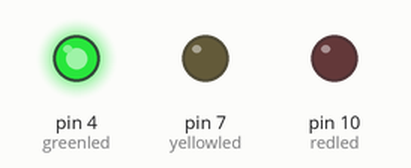
Recording of a sketch running on a simulated Arduino Uno, built with avr-gcc and run on an emulated ATmega328P. On the bench: output pins drawn as LEDs (lit = HIGH).

Above: at 2.5 s.
At 5.2 s:
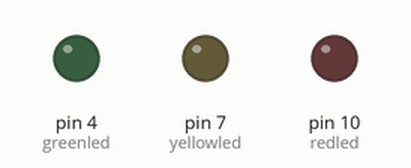
At 6.7 s:
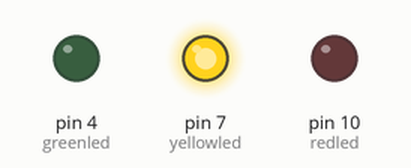
At 11.0 s:
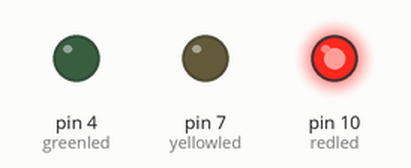
Timing chart, 0 to 17.6 s (numbered marks = the images above):
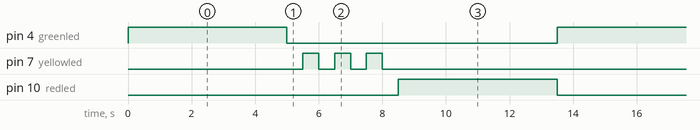

Measured:
- by itself, pin 4 (greenled), pin 10 (redled): alternates HIGH for 5.0 s and LOW for 8.5 s
- by itself, pin 7 (yellowled): repeats every 13.5 s: 2 × (LOW 0.50 s, HIGH 0.50 s), LOW 11.0 s, HIGH 0.50 s
- by itself, everything shown: repeats every 13.5 s, in 10 steps

The sketch:

Project_04_Traffic_Light.ino
```cpp
//**********************************************************************
int redled =10; // Initialize digital pin 10.
int yellowled =7; // Initialize digital pin 7.
int greenled =4; //Initialize digital pin 4.
void setup()
{
  pinMode(redled, OUTPUT); // Set red LED pin to “output”.
  pinMode(yellowled, OUTPUT); // Set yellow LED pin to “output”.
  pinMode(greenled, OUTPUT); // Set green LED pin to “output”.
}
void loop()
{
  digitalWrite(greenled, HIGH);// Light green LED up
  delay(5000);// Delay 5s
  digitalWrite(greenled, LOW); // Turn green LED off
  for(int i=0;i<3;i++)// Blink for 3 times
  {
    delay(500);// Delay 0.5s
    digitalWrite(yellowled, HIGH);// Light yellow LED up
    delay(500);// Delay 0.5s
    digitalWrite(yellowled, LOW);// Turn yellow LED off
  }
  delay(500);// Delay 0.5s
  digitalWrite(redled, HIGH);// Light red LED up
  delay(5000);// Delay 0.5s
  digitalWrite(redled, LOW);// Turn red LED off
}
//**********************************************************************
```
